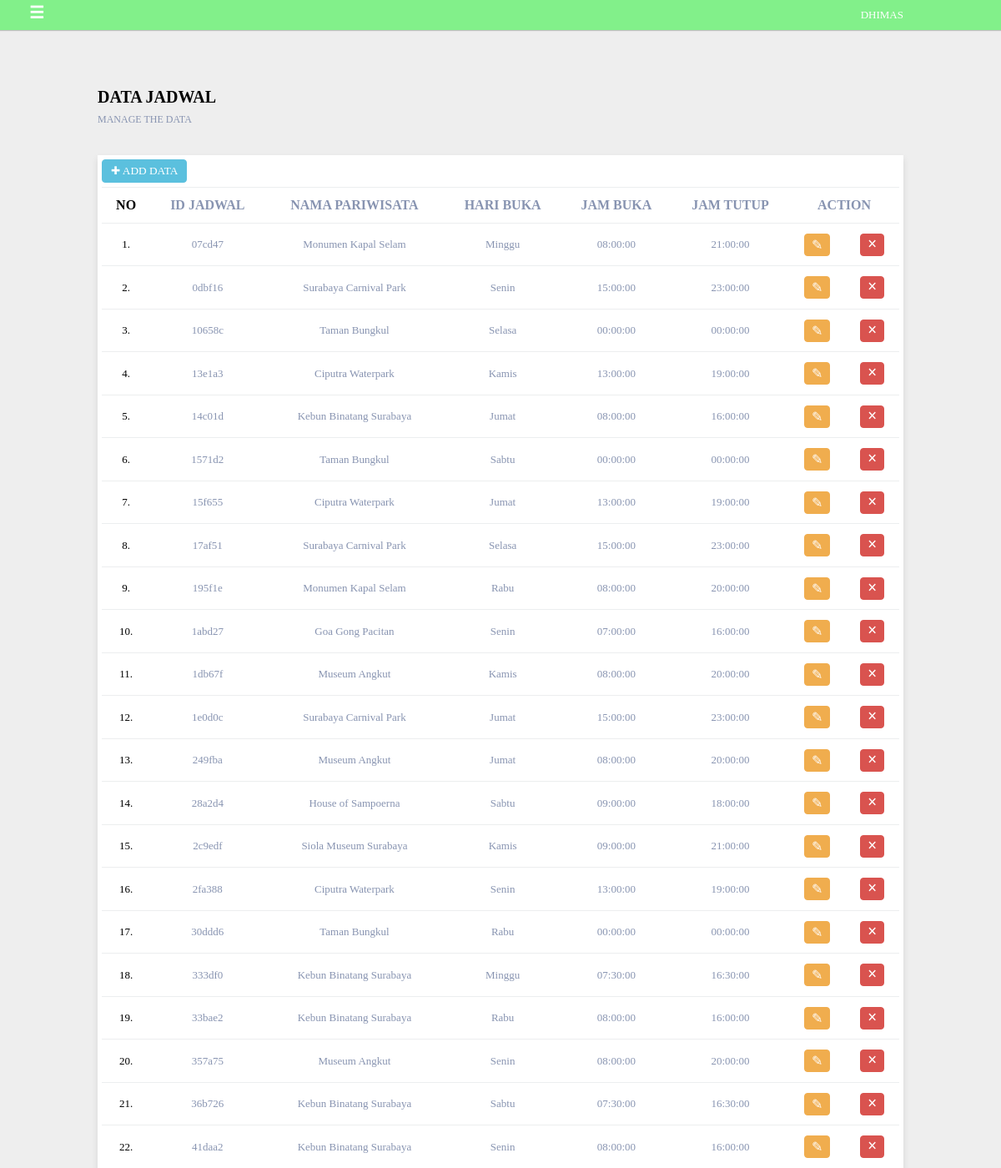
Screenshot of /discover_jatim/admin/index.php?p=index_jadwal_buka (signed in, upper part) with the database file from the repository.
### tables this page shows
CREATE TABLE `jadwal_buka` (
  `id_jadwal` char(6) NOT NULL,
  `id_pariwisata` char(6) NOT NULL,
  `hari_buka` char(6) NOT NULL,
  `jam_buka` time NOT NULL,
  `jam_tutup` time NOT NULL
);

CREATE TABLE `pariwisata` (
  `id_pariwisata` char(6) NOT NULL,
  `id_daerah` char(6) NOT NULL,
  `nama_tempat` varchar(25) NOT NULL,
  `alamat_pariwisata` varchar(50) NOT NULL,
  `biaya_masuk` decimal(14,2) NOT NULL,
  `deskripsi_pariwisata` text NOT NULL,
  `avg_rating` decimal(14,2) DEFAULT NULL,
  `link_website` varchar(100) NOT NULL
);

### discover_jatim/admin/modules_backend/index_jadwal_buka.php (the view, shortened to what this page needs)
<?php
	if(@$_SESSION['administrator'] ==""){
		echo"
			<script>
				window.location.href='index.php';
			</script>
		";
		}else{
?>
	<div class="container" id="content_sidebar">
		<div class="row">
			<div class="col-12">
				<div class="trash_content">
				</div>
			</div>
		</div>
		<div class="row">
			<div class="col-6">
				<div class="title-content">
					<strong>DATA JADWAL</strong>
					<small class="small-title-content">MANAGE THE DATA</small>
				</div>
			</div>
		</div>
		<div class="row">
			<div class="col-12">
				<div class="wishlist">
					<table class="table table-hover">
						<thead>
							<tr>
								<th style="color:#000;">NO</th>
								<th>ID JADWAL</th>
								<th>NAMA PARIWISATA</th>
								<th>HARI BUKA</th>
								<th>JAM BUKA</th>
								<th>JAM TUTUP</th>
								<th colspan="2">ACTION</th>
						</thead>
						<tbody>
							<a href="index.php?p=form_jadwal_buka">
							<button type="button" class="tambah_data">
								&#10010; ADD DATA
							</button>
							</a>
							<?php
								$no = 1;
								$sql = $db->prepare("SELECT J.*, J.hari_buka AS hari, P.nama_tempat AS nama FROM jadwal_buka AS J LEFT JOIN pariwisata AS P ON(J.id_pariwisata = P.id_pariwisata)");
								$sql->execute();
								while($hasil = $sql->fetch(PDO::FETCH_ASSOC)){
							?>
								<tr>
									<td style="color:#000;"><?php echo $no; ?>.</td>
									<td><?php echo $hasil['id_jadwal']; ?></td>
									<td><?php echo $hasil['nama']; ?></td>
									<td><?php echo $hasil['hari']; ?></td>
									<td><?php echo $hasil['jam_buka']; ?></td>
									<td><?php echo $hasil['jam_tutup']; ?></td>
									<td><input type="button" value="&#9998;" class="edit_button" onclick="javascript:window.location.href='index.php?p=form_jadwal_buka&id=<?php echo addslashes(base64_encode(@$hasil['id_jadwal'])); ?>'; " />
									</td>
									<td><input type="button" class="delete_button" value="&times;"onclick="javascript:if(confirm('Are You Sure Want To Delete ?') == true) {window.location.href='modules_backend/proses_jadwal_buka.php?id=<?php echo base64_encode(@$hasil['id_jadwal']); ?>&proc=delete'} "/>
									</td>
								<tr>
							<?php
								$no = $no +1;
								}
							?>
						</tbody>
					</table>
				</div>
			</div>
		</div>
	</div>
		<?php } ?>

### discover_jatim/admin/modules_backend/header.php (shortened to what this page needs)
<?php include("../database.php");?>
<html>
<head>
	<link rel="stylesheet" type="text/css" href="../includes/backend/css/style.css">
</head>
<body>
	<header class="large">
		<div class="top-menu">
			<div class="container">
				<div class="row">
					<div class="col-12">
						<li class="menu-right">
							<?php if(@$_SESSION['administrator'] !=""){ ?>
							<?php
								$sql = $db->prepare ("SELECT id_admin, administrator, password, foto_admin FROM admin WHERE administrator = '$_SESSION[administrator]'");
								$sql->execute();
								$hasil = $sql->fetch(PDO::FETCH_ASSOC)
							?>
							<a class="focus_account"><?php echo @$hasil['administrator'];?>
							</a>
							<?php }else{ ?>
								<a href="index.php">ADMIN</a>
							<?php } ?>
						</li>
					</div>
				</div>
			</div>
		</div>
	</header>
	<?php if(@$_SESSION['administrator'] !="" && @$_GET['p'] !="") {?>
		<label for="sidebar" class="open_side">
			&#9776;
		</label>
	<?php } ?>

### discover_jatim/includes/backend/css/style.css (style rules this page uses)
* { font-family:Lucida Sans; margin:0; padding:0; box-sizing:border-box; }
div { display:block; }
body { width:100%; height:auto; background-color:#eee; }
.container { padding-right:87px; padding-left:87px; margin-left:auto; margin-right:auto; }
.row { margin-left:15px;margin-right:15px; }
.container:before, .container:after, .row:before, .row:after { content:" ";display:table; }
.container:after,.row:after { clear:both; }
.col-6 { width:50%; }
.col-12 { width:100%; }
.col-1, .col-2, .col-3, .col-4, .col-5, .col-6, .col-7, .col-8, .col-9, .col-10, .col-11, .col-12 { min-height:1; position:relative; padding-left:15px; padding-right:15px; float:left; }
header { box-shadow:0 1px 1px 0 rgba(0,0,0,0.2); display:block; position:fixed; top:0; left:0; right:0; z-index:9; }
header.small, header.large, header.large .top-menu, header.large .top-menu2, header.large .top-menu2 nav.nav, header.large .top-menu2 nav.nav li, header.large .top-menu2 nav.nav ul, header.large .top-menu2 nav.nav a, header.large .top-menu2, header.small .nav a, header.small .nav, header.small .top-menu2, header, header.small .circle-cart, header.small .cart-icon, header.small input.ani { transition:all 0.3s ease-in-out; }
.top-menu { background-color:#82f08a; color:#fff; font-size:13px; padding:10px 0px; position:relative; }
.top-menu li { list-style:none; float:left; }
.top-menu a { text-decoration:none; color:#ccc; transition:all 0.3s ease-in-out; }
li.menu-right { float:right; }
.trash_content { padding:25px 0; }
strong { display:block; }
.title-content { margin-top:55px; margin-bottom:35px; font-size:20px; }
small.small-title-content { display:block; font-size:12px; color:#8894b1; margin-top:8px; }
* { padding:0; margin:0; }
.wishlist { padding:5px; margin-bottom:55px; background-color:#fff; box-shadow:0 4px 8px 0 rgba(0,0,0,0.1); }
.wishlist tr td { word-wrap:break-word; }
table { border-collapse:collapse; }
.table { margin-bottom:1rem; width:100%; }
.table th, .table td { border-top:1px solid #eceeef; padding:0.75rem; }
.table thead th { font-weight:900; color:#8894b1; border-bottom:solid #eceef 2px; }
.table-hover tbody tr { text-align:center; font-size:13px; color:#8894b1; }
.focus_account { text-transform:uppercase; color:#fff !important; }
button.tambah_data { background-color:#5bc0de; border:1px solid #5bc0de; padding:5px 10px; color:#fff; margin-bottom:5px; border-radius:4px; }
.delete_button { background-color:#d9534f; border:1px solid #d9534f; color:#fff; font-weight:bold; padding:2px 8px; padding-top:0px; border-radius:4px; font-size:20px; }
.edit_button { background-color:#f0ad4e; color:#fff; border:1px solid #f0ad4e; padding:3px 8px; font-size:16px; border-radius:4px; }
.open_side { position:fixed; z-index:999; color:#fff; top:3; font-size:20px; font-weight:bold; left:35; transition:all 0.3s ease-in-out; opacity:1; }
#content_sidebar { margin-left:0px;transition:all 0.3s ease-in-out; }

### rows the page displays
jadwal_buka: id_jadwal "07cd47", id_pariwisata.nama_tempat "Monumen Kapal Selam", hari_buka "Minggu", jam_buka "08:00:00", jam_tutup "21:00:00"
jadwal_buka: id_jadwal "0dbf16", id_pariwisata.nama_tempat "Surabaya Carnival Park", hari_buka "Senin", jam_buka "15:00:00", jam_tutup "23:00:00"
jadwal_buka: id_jadwal "10658c", id_pariwisata.nama_tempat "Taman Bungkul", hari_buka "Selasa", jam_buka "00:00:00", jam_tutup "00:00:00"
jadwal_buka: id_jadwal "13e1a3", id_pariwisata.nama_tempat "Ciputra Waterpark", hari_buka "Kamis", jam_buka "13:00:00", jam_tutup "19:00:00"
jadwal_buka: id_jadwal "14c01d", id_pariwisata.nama_tempat "Kebun Binatang Surabaya", hari_buka "Jumat", jam_buka "08:00:00", jam_tutup "16:00:00"
jadwal_buka: id_jadwal "1571d2", id_pariwisata.nama_tempat "Taman Bungkul", hari_buka "Sabtu", jam_buka "00:00:00", jam_tutup "00:00:00"
jadwal_buka: id_jadwal "15f655", id_pariwisata.nama_tempat "Ciputra Waterpark", hari_buka "Jumat", jam_buka "13:00:00", jam_tutup "19:00:00"
jadwal_buka: id_jadwal "17af51", id_pariwisata.nama_tempat "Surabaya Carnival Park", hari_buka "Selasa", jam_buka "15:00:00", jam_tutup "23:00:00"
jadwal_buka: id_jadwal "195f1e", id_pariwisata.nama_tempat "Monumen Kapal Selam", hari_buka "Rabu", jam_buka "08:00:00", jam_tutup "20:00:00"
jadwal_buka: id_jadwal "1abd27", id_pariwisata.nama_tempat "Goa Gong Pacitan", hari_buka "Senin", jam_buka "07:00:00", jam_tutup "16:00:00"
jadwal_buka: id_jadwal "1db67f", id_pariwisata.nama_tempat "Museum Angkut", hari_buka "Kamis", jam_buka "08:00:00", jam_tutup "20:00:00"
jadwal_buka: id_jadwal "1e0d0c", id_pariwisata.nama_tempat "Surabaya Carnival Park", hari_buka "Jumat", jam_buka "15:00:00", jam_tutup "23:00:00"
jadwal_buka: id_jadwal "249fba", id_pariwisata.nama_tempat "Museum Angkut", hari_buka "Jumat", jam_buka "08:00:00", jam_tutup "20:00:00"
jadwal_buka: id_jadwal "28a2d4", id_pariwisata.nama_tempat "House of Sampoerna", hari_buka "Sabtu", jam_buka "09:00:00", jam_tutup "18:00:00"
jadwal_buka: id_jadwal "2c9edf", id_pariwisata.nama_tempat "Siola Museum Surabaya", hari_buka "Kamis", jam_buka "09:00:00", jam_tutup "21:00:00"
jadwal_buka: id_jadwal "2fa388", id_pariwisata.nama_tempat "Ciputra Waterpark", hari_buka "Senin", jam_buka "13:00:00", jam_tutup "19:00:00"
jadwal_buka: id_jadwal "30ddd6", id_pariwisata.nama_tempat "Taman Bungkul", hari_buka "Rabu", jam_buka "00:00:00", jam_tutup "00:00:00"
jadwal_buka: id_jadwal "333df0", id_pariwisata.nama_tempat "Kebun Binatang Surabaya", hari_buka "Minggu", jam_buka "07:30:00", jam_tutup "16:30:00"
jadwal_buka: id_jadwal "33bae2", id_pariwisata.nama_tempat "Kebun Binatang Surabaya", hari_buka "Rabu", jam_buka "08:00:00", jam_tutup "16:00:00"
jadwal_buka: id_jadwal "357a75", id_pariwisata.nama_tempat "Museum Angkut", hari_buka "Senin", jam_buka "08:00:00", jam_tutup "20:00:00"
jadwal_buka: id_jadwal "36b726", id_pariwisata.nama_tempat "Kebun Binatang Surabaya", hari_buka "Sabtu", jam_buka "07:30:00", jam_tutup "16:30:00"
jadwal_buka: id_jadwal "41daa2", id_pariwisata.nama_tempat "Kebun Binatang Surabaya", hari_buka "Senin", jam_buka "08:00:00", jam_tutup "16:00:00"
